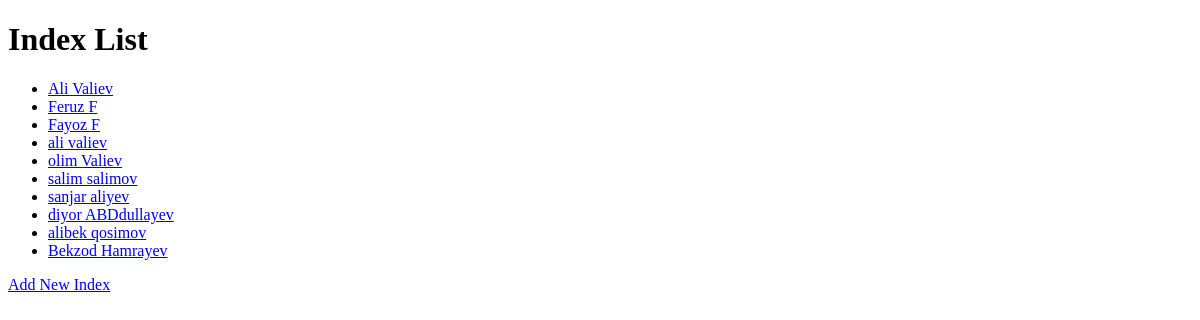
Before: / with the older database file.
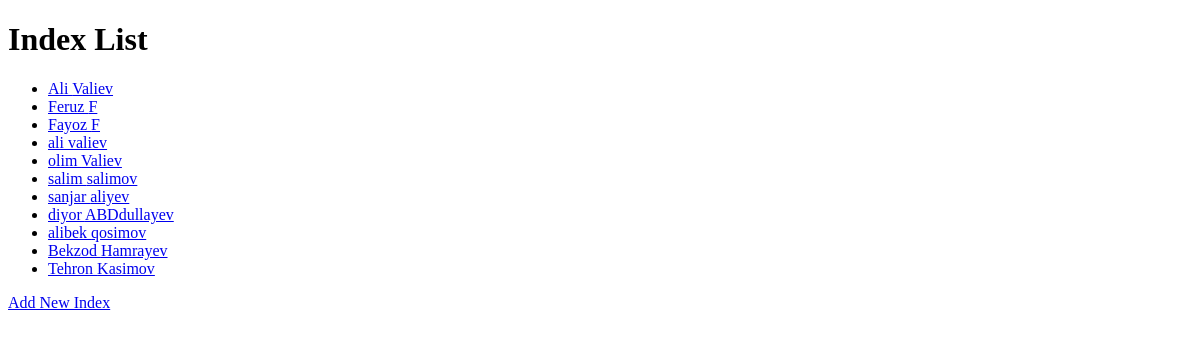
After: the same page with the newer database file.
### app/models.py (models this page shows, shortened)
class Index(models.Model):
    first_name = models.CharField(max_length=100)
    last_name = models.CharField(max_length=100)
    phone_number = models.IntegerField(max_length=13)
    photos = models.ImageField(upload_to='media/', blank=True, null=True)

### app/views.py (the view)
# urls.py: path('', index_list, name='index_list'),
def index_list(request):
    index = Index.objects.all()
    context = {
        'index': index
    }
    return render(request, 'index_list.html', context)

### templates/index_list.html (shortened to what this page needs)
<!DOCTYPE html>
<html>
<head>
</head>
<body>
    <h1>Index List</h1>
    <ul>
        {% for index in index %}
            <li><a href="{% url 'index_detail' index.pk %}">{{ index.first_name }} {{ index.last_name }}</a></li>
        {% endfor %}
    </ul>
    <a href="{% url 'index_create' %}">Add New Index</a>
</body>
</html>

Changed rows visible on the page:
added Index: first_name "Tehron", last_name "Kasimov"
